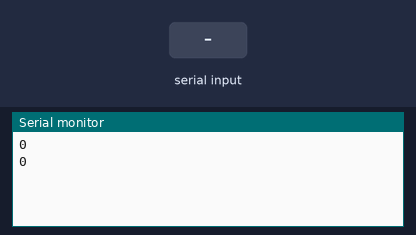
A sketch run on a simulated Arduino Uno, built with avr-gcc and run on an emulated ATmega328P. Shown: the last lines printed to the serial monitor. Inputs (shaded band) come from the test bench.

Above: at 1.2 s.
1.3 s: "1" received over Serial
At 2.6 s:
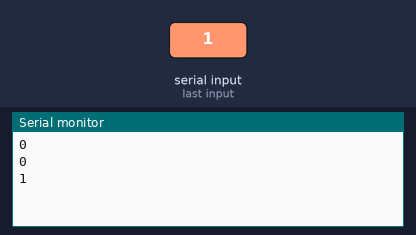
2.8 s: "0" received over Serial
At 3.5 s:
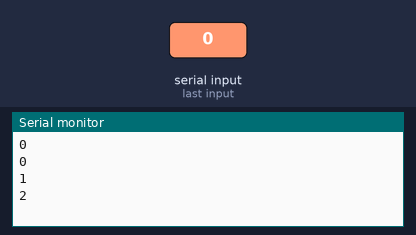
4.3 s: "2" received over Serial
At 5.8 s:
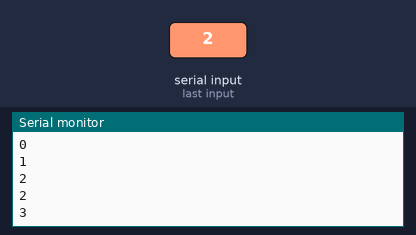
Timing chart, 0 to 7.3 s (numbered marks = the images above; inputs shaded):
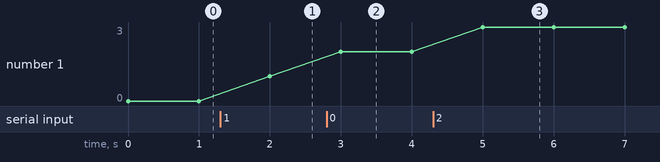

Measured:
- after the input at 1.3 s, the serial monitor: prints a new line after 0.70 s (image 1)
- after the input at 2.8 s, the serial monitor: prints a new line after 0.20 s (image 2)
- after the input at 4.3 s, the serial monitor: prints a new line after 0.70 s (image 3)
- plotted number 1: 0 → 1 after the input at 1.3 s, 1 → 2 after the input at 2.8 s, 2 → 3 after the input at 4.3 s

The sketch:

serial_available.ino
```cpp
 void setup() {
  Serial.begin(9600);
}

void loop() {
  int bytesWaiting = Serial.available();

  Serial.println(bytesWaiting);

  delay(1000);
}
```
